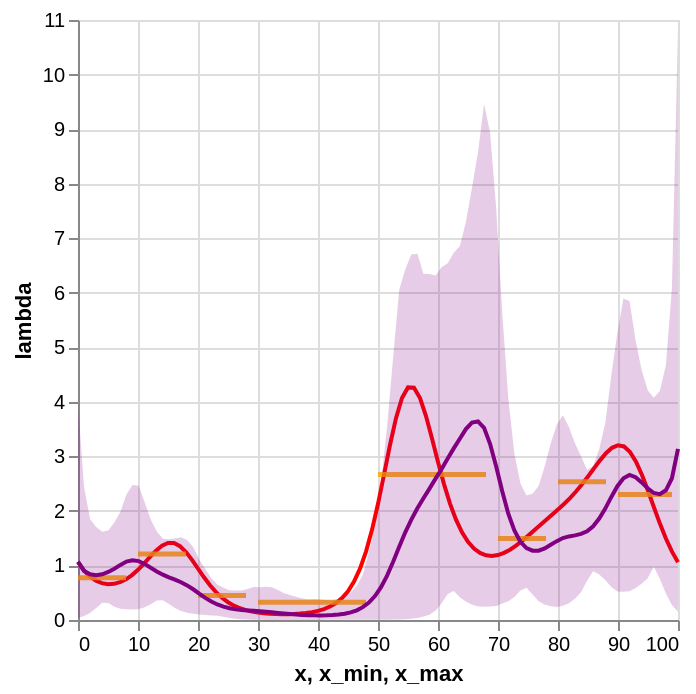

Source (notebook cell):
### Code cell
source_exp1 = summarize_posterior_lam(
    mcmc_samples, np.linspace(0, 100, 100), "1. Naive"
)
plot_posterior_band(source_exp1, df_rates, df_expanded)

### Figure 1 — Vega-Lite specification as saved in the notebook (floating-point values rounded to 4 significant figures)
{"config": {"view": {"continuousWidth": 300, "continuousHeight": 300}}, "layer": [{"data": {"name": "data-57e9ce31636ad67c36e7dccf51564a34"}, "mark": {"type": "line", "color": "red"}, "encoding": {"x": {"field": "x", "type": "quantitative"}, "y": {"field": "lambda", "title": "lambda", "type": "quantitative"}}}, {"data": {"name": "data-76d7978c27708f3dc3c547466e9c4f48"}, "mark": {"type": "rule", "color": "orange", "opacity": 0.85, "strokeWidth": 2.5}, "encoding": {"x": {"field": "x_min", "type": "quantitative"}, "x2": {"field": "x_max"}, "y": {"field": "lambda_obs", "title": "lambda", "type": "quantitative"}}}, {"data": {"name": "data-10c8b161cb64fa7209556a66a7399bcb"}, "mark": {"type": "line", "color": "purple"}, "encoding": {"x": {"field": "x", "type": "quantitative"}, "y": {"field": "lam", "type": "quantitative"}}}, {"data": {"name": "data-10c8b161cb64fa7209556a66a7399bcb"}, "mark": {"type": "area", "color": "purple", "opacity": 0.2}, "encoding": {"x": {"field": "x", "type": "quantitative"}, "y": {"field": "lower", "type": "quantitative"}, "y2": {"field": "upper"}}}], "$schema": "https://vega.github.io/schema/vega-lite/v6.1.0.json", "datasets": {"data-57e9ce31636ad67c36e7dccf51564a34": [{"x": 0, "lambda": 1.06}, {"x": 1, "lambda": 0.9096}, {"x": 2, "lambda": 0.7984}, {"x": 3, "lambda": 0.7218}, {"x": 4, "lambda": 0.6755}, {"x": 5, "lambda": 0.6564}, {"x": 6, "lambda": 0.6624}, {"x": 7, "lambda": 0.6925}, {"x": 8, "lambda": 0.7463}, {"x": 9, "lambda": 0.8231}, {"x": 10, "lambda": 0.9209}, {"x": 11, "lambda": 1.035}, {"x": 12, "lambda": 1.156}, {"x": 13, "lambda": 1.27}, {"x": 14, "lambda": 1.361}, {"x": 15, "lambda": 1.412}, {"x": 16, "lambda": 1.41}, {"x": 17, "lambda": 1.352}, {"x": 18, "lambda": 1.245}, {"x": 19, "lambda": 1.102}, {"x": 20, "lambda": 0.9426}, {"x": 21, "lambda": 0.7833}, {"x": 22, "lambda": 0.6371}, {"x": 23, "lambda": 0.5112}, {"x": 24, "lambda": 0.408}, {"x": 25, "lambda": 0.3263}, {"x": 26, "lambda": 0.2635}, {"x": 27, "lambda": 0.216}, {"x": 28, "lambda": 0.1807}, {"x": 29, "lambda": 0.1547}, {"x": 30, "lambda": 0.1359}, {"x": 31, "lambda": 0.1226}, {"x": 32, "lambda": 0.1136}, {"x": 33, "lambda": 0.1083}, {"x": 34, "lambda": 0.106}, {"x": 35, "lambda": 0.1067}, {"x": 36, "lambda": 0.1103}, {"x": 37, "lambda": 0.1173}, {"x": 38, "lambda": 0.1283}, {"x": 39, "lambda": 0.1446}, {"x": 40, "lambda": 0.1677}, {"x": 41, "lambda": 0.2003}, {"x": 42, "lambda": 0.2462}, {"x": 43, "lambda": 0.3108}, {"x": 44, "lambda": 0.4014}, {"x": 45, "lambda": 0.5281}, {"x": 46, "lambda": 0.7033}, {"x": 47, "lambda": 0.9412}, {"x": 48, "lambda": 1.255}, {"x": 49, "lambda": 1.653}, {"x": 50, "lambda": 2.13}, {"x": 51, "lambda": 2.664}, {"x": 52, "lambda": 3.209}, {"x": 53, "lambda": 3.7}, {"x": 54, "lambda": 4.07}, {"x": 55, "lambda": 4.264}, {"x": 56, "lambda": 4.259}, {"x": 57, "lambda": 4.068}, {"x": 58, "lambda": 3.738}, {"x": 59, "lambda": 3.329}, {"x": 60, "lambda": 2.898}, {"x": 61, "lambda": 2.491}, {"x": 62, "lambda": 2.134}, {"x": 63, "lambda": 1.839}, {"x": 64, "lambda": 1.606}, {"x": 65, "lambda": 1.432}, {"x": 66, "lambda": 1.309}, {"x": 67, "lambda": 1.229}, {"x": 68, "lambda": 1.186}, {"x": 69, "lambda": 1.175}, {"x": 70, "lambda": 1.191}, {"x": 71, "lambda": 1.231}, {"x": 72, "lambda": 1.289}, {"x": 73, "lambda": 1.364}, {"x": 74, "lambda": 1.449}, {"x": 75, "lambda": 1.542}, {"x": 76, "lambda": 1.639}, {"x": 77, "lambda": 1.736}, {"x": 78, "lambda": 1.832}, {"x": 79, "lambda": 1.928}, {"x": 80, "lambda": 2.025}, {"x": 81, "lambda": 2.127}, {"x": 82, "lambda": 2.236}, {"x": 83, "lambda": 2.355}, {"x": 84, "lambda": 2.487}, {"x": 85, "lambda": 2.63}, {"x": 86, "lambda": 2.779}, {"x": 87, "lambda": 2.927}, {"x": 88, "lambda": 3.058}, {"x": 89, "lambda": 3.157}, {"x": 90, "lambda": 3.204}, {"x": 91, "lambda": 3.182}, {"x": 92, "lambda": 3.081}, {"x": 93, "lambda": 2.903}, {"x": 94, "lambda": 2.659}, {"x": 95, "lambda": 2.37}, {"x": 96, "lambda": 2.063}, {"x": 97, "lambda": 1.763}, {"x": 98, "lambda": 1.489}, {"x": 99, "lambda": 1.253}, {"x": 100, "lambda": 1.06}], "data-76d7978c27708f3dc3c547466e9c4f48": [{"obs_interval": "[0,9)", "x_min": 0, "x_max": 8, "lambda_obs": 0.7738}, {"obs_interval": "[10,19)", "x_min": 10, "x_max": 18, "lambda_obs": 1.209}, {"obs_interval": "[20,29)", "x_min": 20, "x_max": 28, "lambda_obs": 0.4471}, {"obs_interval": "[30,49)", "x_min": 30, "x_max": 48, "lambda_obs": 0.3264}, {"obs_interval": "[50,69)", "x_min": 50, "x_max": 68, "lambda_obs": 2.67}, {"obs_interval": "[70,79)", "x_min": 70, "x_max": 78, "lambda_obs": 1.492}, {"obs_interval": "[80,89)", "x_min": 80, "x_max": 88, "lambda_obs": 2.535}, {"obs_interval": "[90,99]", "x_min": 90, "x_max": 99, "lambda_obs": 2.301}], "data-10c8b161cb64fa7209556a66a7399bcb": [{"x": 0.0, "lam": 1.07, "lower": 0.03829, "upper": 3.971, "experiment": "1. Naive"}, {"x": 1.01, "lam": 0.8997, "lower": 0.07439, "upper": 2.435, "experiment": "1. Naive"}, {"x": 2.02, "lam": 0.8368, "lower": 0.1285, "upper": 1.845, "experiment": "1. Naive"}, {"x": 3.03, "lam": 0.8226, "lower": 0.2221, "upper": 1.703, "experiment": "1. Naive"}, {"x": 4.04, "lam": 0.838, "lower": 0.3156, "upper": 1.619, "experiment": "1. Naive"}, {"x": 5.051, "lam": 0.8804, "lower": 0.3106, "upper": 1.64, "experiment": "1. Naive"}, {"x": 6.061, "lam": 0.9408, "lower": 0.2437, "upper": 1.789, "experiment": "1. Naive"}, {"x": 7.071, "lam": 1.01, "lower": 0.2056, "upper": 1.985, "experiment": "1. Naive"}, {"x": 8.081, "lam": 1.072, "lower": 0.1957, "upper": 2.305, "experiment": "1. Naive"}, {"x": 9.091, "lam": 1.095, "lower": 0.1908, "upper": 2.476, "experiment": "1. Naive"}, {"x": 10.1, "lam": 1.079, "lower": 0.1991, "upper": 2.462, "experiment": "1. Naive"}, {"x": 11.11, "lam": 1.029, "lower": 0.2352, "upper": 2.16, "experiment": "1. Naive"}, {"x": 12.12, "lam": 0.9581, "lower": 0.2894, "upper": 1.843, "experiment": "1. Naive"}, {"x": 13.13, "lam": 0.8912, "lower": 0.3555, "upper": 1.622, "experiment": "1. Naive"}, {"x": 14.14, "lam": 0.8314, "lower": 0.36, "upper": 1.491, "experiment": "1. Naive"}, {"x": 15.15, "lam": 0.782, "lower": 0.2952, "upper": 1.479, "experiment": "1. Naive"}, {"x": 16.16, "lam": 0.7402, "lower": 0.2182, "upper": 1.493, "experiment": "1. Naive"}, {"x": 17.17, "lam": 0.6919, "lower": 0.1632, "upper": 1.517, "experiment": "1. Naive"}, {"x": 18.18, "lam": 0.6342, "lower": 0.1333, "upper": 1.466, "experiment": "1. Naive"}, {"x": 19.19, "lam": 0.5633, "lower": 0.1123, "upper": 1.34, "experiment": "1. Naive"}, {"x": 20.2, "lam": 0.4825, "lower": 0.1009, "upper": 1.107, "experiment": "1. Naive"}, {"x": 21.21, "lam": 0.4056, "lower": 0.0908, "upper": 0.9358, "experiment": "1. Naive"}, {"x": 22.22, "lam": 0.3382, "lower": 0.08392, "upper": 0.7634, "experiment": "1. Naive"}, {"x": 23.23, "lam": 0.2841, "lower": 0.07604, "upper": 0.6507, "experiment": "1. Naive"}, {"x": 24.24, "lam": 0.244, "lower": 0.05789, "upper": 0.5922, "experiment": "1. Naive"}, {"x": 25.25, "lam": 0.2145, "lower": 0.03857, "upper": 0.5462, "experiment": "1. Naive"}, {"x": 26.26, "lam": 0.1951, "lower": 0.02197, "upper": 0.5403, "experiment": "1. Naive"}, {"x": 27.27, "lam": 0.1828, "lower": 0.01179, "upper": 0.5407, "experiment": "1. Naive"}, {"x": 28.28, "lam": 0.1743, "lower": 0.007085, "upper": 0.5696, "experiment": "1. Naive"}, {"x": 29.29, "lam": 0.168, "lower": 0.004434, "upper": 0.6042, "experiment": "1. Naive"}, {"x": 30.3, "lam": 0.1604, "lower": 0.00278, "upper": 0.5994, "experiment": "1. Naive"}, {"x": 31.31, "lam": 0.1507, "lower": 0.001998, "upper": 0.6075, "experiment": "1. Naive"}, {"x": 32.32, "lam": 0.14, "lower": 0.001443, "upper": 0.6019, "experiment": "1. Naive"}, {"x": 33.33, "lam": 0.1286, "lower": 0.001224, "upper": 0.5519, "experiment": "1. Naive"}, {"x": 34.34, "lam": 0.1181, "lower": 0.00101, "upper": 0.4908, "experiment": "1. Naive"}, {"x": 35.35, "lam": 0.1087, "lower": 0.001021, "upper": 0.4563, "experiment": "1. Naive"}, {"x": 36.36, "lam": 0.1001, "lower": 0.001179, "upper": 0.4257, "experiment": "1. Naive"}, {"x": 37.37, "lam": 0.09343, "lower": 0.001123, "upper": 0.3937, "experiment": "1. Naive"}, {"x": 38.38, "lam": 0.08833, "lower": 0.001257, "upper": 0.3801, "experiment": "1. Naive"}, {"x": 39.39, "lam": 0.08497, "lower": 0.001505, "upper": 0.3832, "experiment": "1. Naive"}, {"x": 40.4, "lam": 0.08408, "lower": 0.002093, "upper": 0.3759, "experiment": "1. Naive"}, {"x": 41.41, "lam": 0.08552, "lower": 0.002637, "upper": 0.3655, "experiment": "1. Naive"}, {"x": 42.42, "lam": 0.09043, "lower": 0.002766, "upper": 0.3608, "experiment": "1. Naive"}, {"x": 43.43, "lam": 0.09978, "lower": 0.002841, "upper": 0.388, "experiment": "1. Naive"}, {"x": 44.44, "lam": 0.115, "lower": 0.002408, "upper": 0.4475, "experiment": "1. Naive"}, {"x": 45.45, "lam": 0.1399, "lower": 0.002422, "upper": 0.4976, "experiment": "1. Naive"}, {"x": 46.46, "lam": 0.1782, "lower": 0.00265, "upper": 0.6259, "experiment": "1. Naive"}, {"x": 47.47, "lam": 0.2352, "lower": 0.003057, "upper": 0.8305, "experiment": "1. Naive"}, {"x": 48.48, "lam": 0.3197, "lower": 0.003324, "upper": 1.241, "experiment": "1. Naive"}, {"x": 49.49, "lam": 0.438, "lower": 0.003483, "upper": 1.731, "experiment": "1. Naive"}, {"x": 50.51, "lam": 0.6008, "lower": 0.004231, "upper": 2.505, "experiment": "1. Naive"}, {"x": 51.52, "lam": 0.814, "lower": 0.006039, "upper": 3.544, "experiment": "1. Naive"}, {"x": 52.53, "lam": 1.067, "lower": 0.007251, "upper": 4.819, "experiment": "1. Naive"}, {"x": 53.54, "lam": 1.345, "lower": 0.009432, "upper": 6.048, "experiment": "1. Naive"}, {"x": 54.55, "lam": 1.609, "lower": 0.01377, "upper": 6.43, "experiment": "1. Naive"}, {"x": 55.56, "lam": 1.839, "lower": 0.02273, "upper": 6.702, "experiment": "1. Naive"}, {"x": 56.57, "lam": 2.048, "lower": 0.0387, "upper": 6.714, "experiment": "1. Naive"}, {"x": 57.58, "lam": 2.231, "lower": 0.06209, "upper": 6.343, "experiment": "1. Naive"}, {"x": 58.59, "lam": 2.409, "lower": 0.09765, "upper": 6.344, "experiment": "1. Naive"}, {"x": 59.6, "lam": 2.591, "lower": 0.1763, "upper": 6.315, "experiment": "1. Naive"}, {"x": 60.61, "lam": 2.768, "lower": 0.3063, "upper": 6.466, "experiment": "1. Naive"}, {"x": 61.62, "lam": 2.959, "lower": 0.4764, "upper": 6.541, "experiment": "1. Naive"}, {"x": 62.63, "lam": 3.146, "lower": 0.5337, "upper": 6.732, "experiment": "1. Naive"}, {"x": 63.64, "lam": 3.323, "lower": 0.4179, "upper": 6.853, "experiment": "1. Naive"}, {"x": 64.65, "lam": 3.5, "lower": 0.3386, "upper": 7.298, "experiment": "1. Naive"}, {"x": 65.66, "lam": 3.618, "lower": 0.2811, "upper": 7.922, "experiment": "1. Naive"}, {"x": 66.67, "lam": 3.641, "lower": 0.2486, "upper": 8.573, "experiment": "1. Naive"}, {"x": 67.68, "lam": 3.524, "lower": 0.2451, "upper": 9.462, "experiment": "1. Naive"}, {"x": 68.69, "lam": 3.227, "lower": 0.2493, "upper": 8.933, "experiment": "1. Naive"}, {"x": 69.7, "lam": 2.814, "lower": 0.2578, "upper": 7.549, "experiment": "1. Naive"}, {"x": 70.71, "lam": 2.359, "lower": 0.3002, "upper": 5.629, "experiment": "1. Naive"}, {"x": 71.72, "lam": 1.948, "lower": 0.3431, "upper": 4.06, "experiment": "1. Naive"}, {"x": 72.73, "lam": 1.64, "lower": 0.4239, "upper": 3.05, "experiment": "1. Naive"}, {"x": 73.74, "lam": 1.433, "lower": 0.541, "upper": 2.5, "experiment": "1. Naive"}, {"x": 74.75, "lam": 1.317, "lower": 0.5923, "upper": 2.281, "experiment": "1. Naive"}, {"x": 75.76, "lam": 1.27, "lower": 0.4687, "upper": 2.312, "experiment": "1. Naive"}, {"x": 76.77, "lam": 1.271, "lower": 0.3456, "upper": 2.459, "experiment": "1. Naive"}, {"x": 77.78, "lam": 1.313, "lower": 0.2841, "upper": 2.815, "experiment": "1. Naive"}, {"x": 78.79, "lam": 1.379, "lower": 0.2507, "upper": 3.237, "experiment": "1. Naive"}, {"x": 79.8, "lam": 1.446, "lower": 0.2375, "upper": 3.586, "experiment": "1. Naive"}, {"x": 80.81, "lam": 1.502, "lower": 0.262, "upper": 3.752, "experiment": "1. Naive"}, {"x": 81.82, "lam": 1.532, "lower": 0.3049, "upper": 3.536, "experiment": "1. Naive"}, {"x": 82.83, "lam": 1.551, "lower": 0.3909, "upper": 3.24, "experiment": "1. Naive"}, {"x": 83.84, "lam": 1.579, "lower": 0.5093, "upper": 3.002, "experiment": "1. Naive"}, {"x": 84.85, "lam": 1.625, "lower": 0.7204, "upper": 2.752, "experiment": "1. Naive"}, {"x": 85.86, "lam": 1.718, "lower": 0.8947, "upper": 2.824, "experiment": "1. Naive"}, {"x": 86.87, "lam": 1.86, "lower": 0.8362, "upper": 3.129, "experiment": "1. Naive"}, {"x": 87.88, "lam": 2.042, "lower": 0.7326, "upper": 3.61, "experiment": "1. Naive"}, {"x": 88.89, "lam": 2.256, "lower": 0.6052, "upper": 4.487, "experiment": "1. Naive"}, {"x": 89.9, "lam": 2.453, "lower": 0.5216, "upper": 5.267, "experiment": "1. Naive"}, {"x": 90.91, "lam": 2.598, "lower": 0.5169, "upper": 5.896, "experiment": "1. Naive"}, {"x": 91.92, "lam": 2.66, "lower": 0.525, "upper": 5.847, "experiment": "1. Naive"}, {"x": 92.93, "lam": 2.617, "lower": 0.5869, "upper": 5.131, "experiment": "1. Naive"}, {"x": 93.94, "lam": 2.523, "lower": 0.6652, "upper": 4.585, "experiment": "1. Naive"}, {"x": 94.95, "lam": 2.416, "lower": 0.7676, "upper": 4.213, "experiment": "1. Naive"}, {"x": 95.96, "lam": 2.329, "lower": 0.9763, "upper": 4.076, "experiment": "1. Naive"}, {"x": 96.97, "lam": 2.307, "lower": 0.7553, "upper": 4.196, "experiment": "1. Naive"}, {"x": 97.98, "lam": 2.378, "lower": 0.4845, "upper": 4.669, "experiment": "1. Naive"}, {"x": 98.99, "lam": 2.599, "lower": 0.2737, "upper": 6.09, "experiment": "1. Naive"}, {"x": 100.0, "lam": 3.137, "lower": 0.153, "upper": 10.84, "experiment": "1. Naive"}]}}
